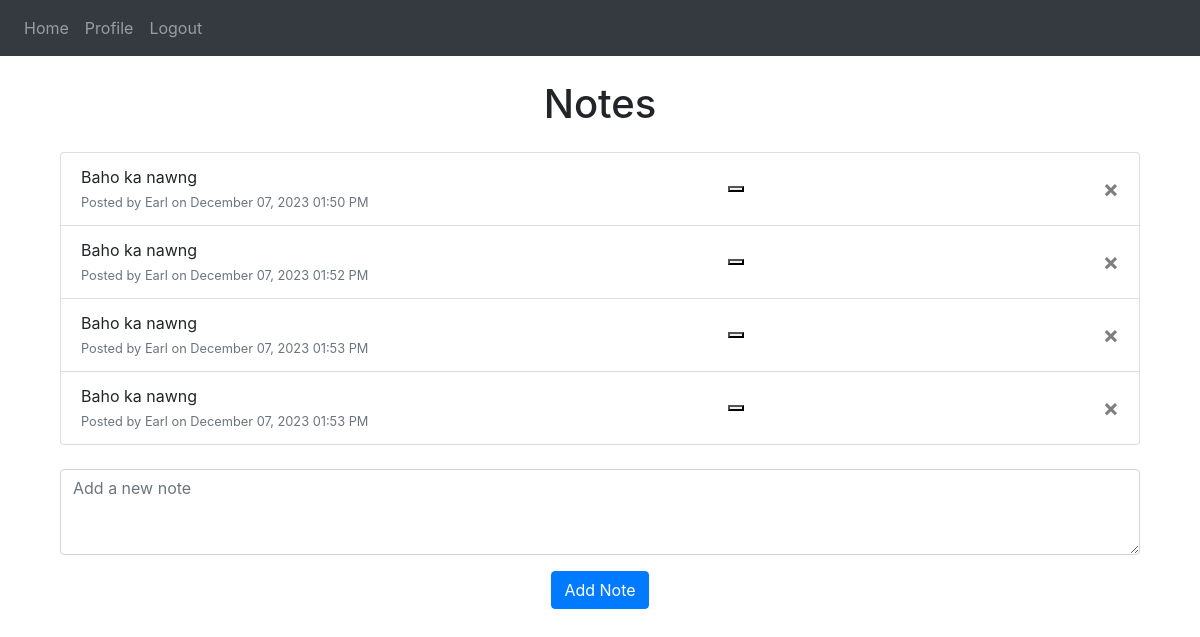
Page / (signed in) on the earlier database version.
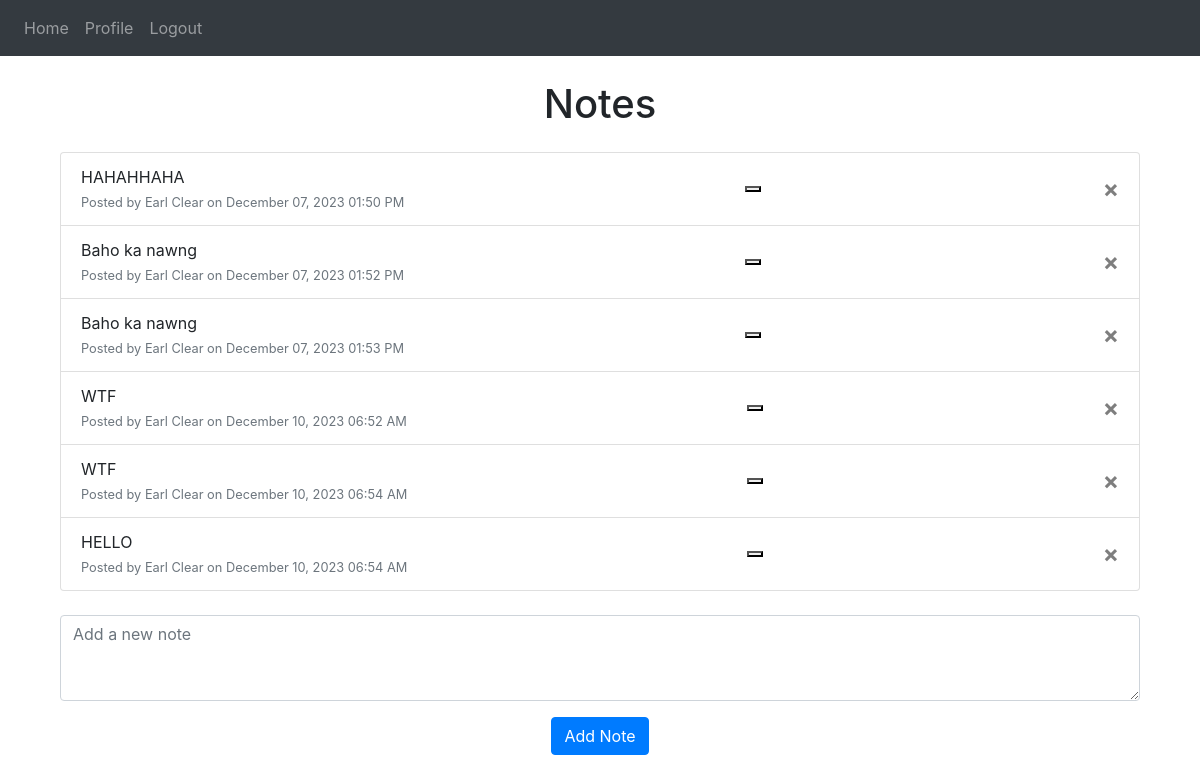
Same page on the later database version.
### website/models.py (models this page shows, shortened)
class Note(db.Model):
    id = db.Column(db.Integer, primary_key=True)
    data = db.Column(db.String(10000))
    date = db.Column(db.DateTime(timezone=True), default=func.now())
    user_id = db.Column(db.Integer, db.ForeignKey('user.id'))

class User(db.Model, UserMixin):
    id = db.Column(db.Integer, primary_key=True)
    email = db.Column(db.String(150), unique=True)
    password = db.Column(db.String(150))
    first_name = db.Column(db.String(150))
    notes = db.relationship('Note')

### website/views.py (the view, shortened to what this page needs)
@views.route('/', methods=['GET', 'POST'])
@login_required
def home():
    return render_template("home.html", user=current_user)

### website/__init__.py (called while the page is built)
def create_app():
    app = Flask(__name__)
    app.config['SECRET_KEY'] = 'hjshjhdjah kjshkjdhjs'
    app.config['SQLALCHEMY_DATABASE_URI'] = f'sqlite:///{DB_NAME}'
    db.init_app(app)
    from .views import views
    from .auth import auth
    app.register_blueprint(views, url_prefix='/')
    app.register_blueprint(auth, url_prefix='/')
    from .models import User, Note
    with app.app_context():
        db.create_all()
    login_manager = LoginManager()
    login_manager.login_view = 'auth.login'
    login_manager.init_app(app)
    @login_manager.user_loader
    def load_user(id):
        return User.query.get(int(id))
    return app

### website/templates/home.html (shortened to what this page needs)
{% extends "base.html" %}
{% block content %}
<div class="container mt-4">
    <h1 class="text-center mb-4">Notes</h1>
    <ul class="list-group" id="notes">
        {% for note in user.notes %}
        <li class="list-group-item d-flex justify-content-between align-items-center">
            <div>
                {{ note.data }}
                <br>
                <small class="text-muted">Posted by {{ user.first_name }} on {{ note.date.strftime('%B %d, %Y %I:%M %p') }}</small>
            </div>
        <button type="button" class="edit" onclick="updateNotePrompt({{ note.id }})">
        </button>
            <button type="button" class="close" onclick="confirmDelete({{ note.id }})">
                <span aria-hidden="true">&times;</span>
            </button>
        </li>
        {% endfor %}
    </ul>
    <form method="POST" class="mt-4">
        <div class="form-group">
            <textarea name="note" id="note" class="form-control" rows="3" placeholder="Add a new note"></textarea>
        </div>
        <div class="text-center">
            <button type="submit" class="btn btn-primary">Add Note</button>
        </div>
    </form>
</div>
{% endblock %}

### website/templates/base.html (shortened to what this page needs)
<!DOCTYPE html>
<html>
  <head>
    <link
      rel="stylesheet"
      href="https://stackpath.bootstrapcdn.com/bootstrap/4.4.1/css/bootstrap.min.css"
    />
    <link
      rel="stylesheet"
      href="https://stackpath.bootstrapcdn.com/font-awesome/4.7.0/css/font-awesome.min.css"
    />
  </head>
  <body>
    <nav class="navbar navbar-expand-lg navbar-dark bg-dark">
      <div class="collapse navbar-collapse" id="navbar">
        <div class="navbar-nav">
          {% if user.is_authenticated %}
            <a class="nav-item nav-link" id="home" href="/">Home</a>
            <a class="nav-item nav-link" id="profile" href="/profile">Profile</a>
            <a class="nav-item nav-link" id="logout" href="/logout">Logout</a>
          {% else %}
            <a class="nav-item nav-link" id="login" href="/login">Login</a>
            <a class="nav-item nav-link" id="signUp" href="/sign-up">Sign Up</a>
          {% endif %}
        </div>
      </div>
    </nav>
    <div class="container">{% block content %} {% endblock %}</div>
  </body>
</html>

Differences in the rows shown:
removed Note: data "Baho ka nawng", {{ user.first_name }} "Earl", date "December 07, 2023 01:53 PM"
changed Note: data "Baho ka nawng" → "HAHAHHAHA"
changed User: first_name "Earl" → "Earl Clear"
added Note: data "WTF", {{ user.first_name }} "Earl Clear", date "December 10, 2023 06:52 AM"
added Note: data "WTF", {{ user.first_name }} "Earl Clear", date "December 10, 2023 06:54 AM"
added Note: data "HELLO", {{ user.first_name }} "Earl Clear", date "December 10, 2023 06:54 AM"
